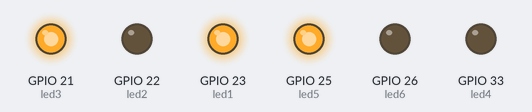
Bench run of a program on a simulated ESP32 board running MicroPython. Shown: output pins drawn as LEDs (lit = HIGH). What the program prints to the serial console is not drawn.

Above: at 0.5 s.
At 2.5 s:
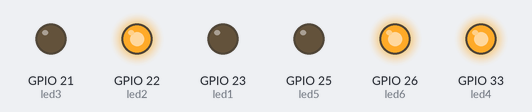
At 3.5 s:
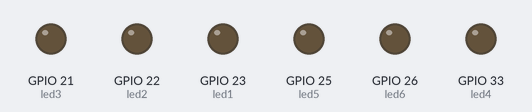
Timing chart, 0 to 5.2 s (numbered marks = the images above):
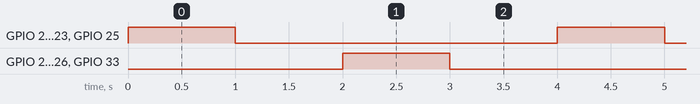

The program:

6_led_pattern_LED_blinking__like__1_3_5____2_4_6_.py
```python
from machine import Pin
from time import sleep
led1= Pin(23,Pin.OUT)
led2= Pin(22,Pin.OUT)
led3= Pin(21,Pin.OUT)
led4= Pin(33,Pin.OUT)
led5= Pin(25,Pin.OUT)
led6= Pin(26,Pin.OUT)
while True:
    led1.on()
    led3.on()
    led5.on()
    sleep(1)
    led1.off()
    led3.off()
    led5.off()
    sleep(1)
    led2.on()
    led4.on()
    led6.on()
    sleep(1)
    led2.off()
    led4.off()
    led6.off()
    sleep(1)
    print("Hello, Akash Singh")
```

Measured:
- by itself, GPIO 21 (led3), GPIO 22 (led2), GPIO 23 (led1), GPIO 25 (led5), GPIO 26 (led6), GPIO 33 (led4): alternates HIGH for 1.0 s and LOW for 3.0 s
- by itself, everything shown: repeats every 4.0 s, in 4 steps
